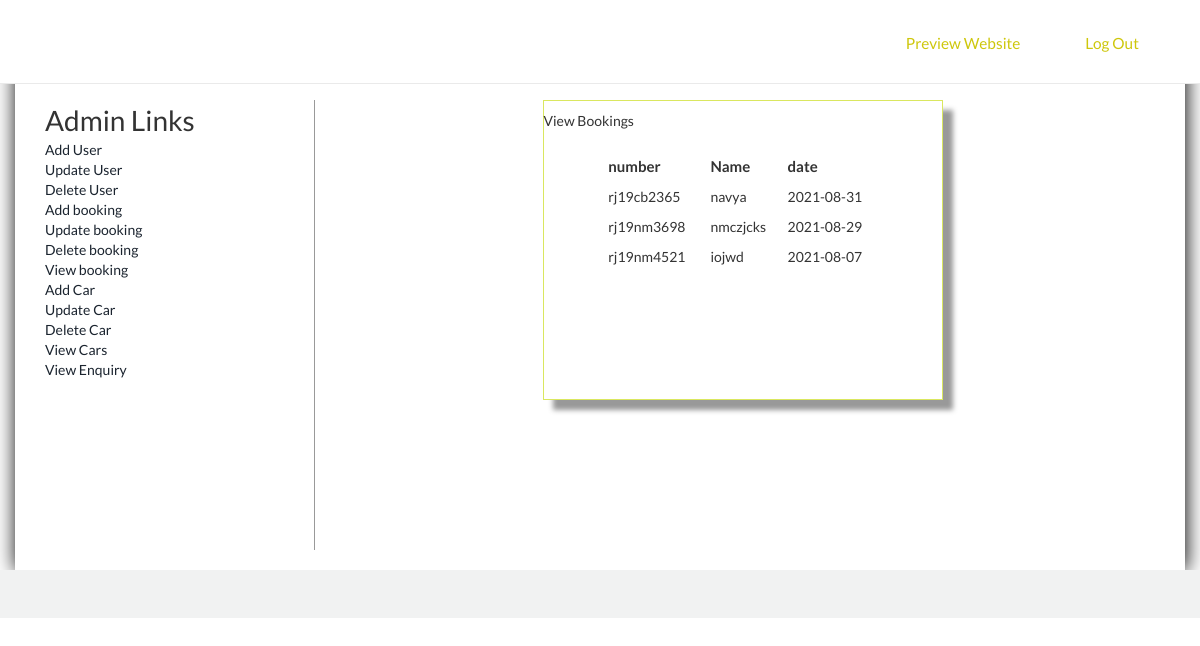
The app's page /viewcategory.php (signed in) with its own data.
### tables this page shows
CREATE TABLE `booking` (
  `number` varchar(100) NOT NULL,
  `custname` varchar(100) NOT NULL,
  `date` date NOT NULL
);

### viewcategory.php (the view, shortened to what this page needs)
<!DOCTYPE html>
<html>
<head>
<link href="css/style.css" rel="stylesheet" type="text/css" />
<link href="css/bootstrap.css" rel='stylesheet' type='text/css'/>
<link href="css/style.css" rel="stylesheet" type="text/css" media="all"/>
</head>
<body>
<?php
include 'connection.php';
?>
<?php include('top.php'); ?>
<div style="padding-top:100px; box-shadow:1px 1px 20px black; min-height:570px" class="container">
<div class="col-sm-3" style="border-right:1px solid #999; min-height:450px;">
<?php include('left.php'); ?>
</div>
<div class="col-sm-9">
<form method="post">
<table border="0" width="400px" height="300px" align="center" class="tableshadow">
<tr><td class="toptd">View Bookings</td></tr>
<tr><td align="center" valign="top" style="padding-top:10px;">
<table border="0" align="center" width="70%" >
<tr><td style="font-size:15px; padding:5px; font-weight:bold;">number</td>
<td style="font-size:15px; padding:5px; font-weight:bold;">Name</td>
<td style="font-size:15px; padding:5px; font-weight:bold;">date</td></tr>
<?php
$s="select * from booking";
$result=mysqli_query($conn,$s);
while($data=mysqli_fetch_array($result))
{
	echo "<tr><td style=' padding:5px;'>$data[0]</td><td style=' padding:5px;'>$data[1]</td><td style=' padding:5px;'>$data[2]</td></tr>";
}
?>
</table>
</td></tr></table>
</form>
</div>
</div>
<?php include('bottom.php'); ?>
</body>
</html>

### css/style.css (style rules this page uses)
body { margin:0; padding:0; font-family: 'Lato', sans-serif; -webkit-appearance:none; }
.container:after { content: "\0020"; display: block; height: 0; clear: both; visibility: hidden; }
.tableshadow { box-shadow: 10px 10px 5px #999; padding-top: 40px; border: solid 1px #dae760; }

### records on screen
booking: number "rj19cb2365", custname "navya", date "2021-08-31"
booking: number "rj19nm3698", custname "nmczjcks", date "2021-08-29"
booking: number "rj19nm4521", custname "iojwd", date "2021-08-07"
